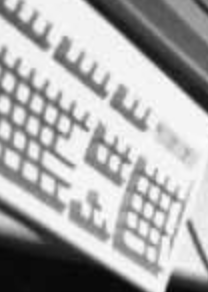
#> input picture workshops/Untitled Folder 1/board.png, 208 x 292 px
$ jupyter execute Untitled.ipynb
#> lines starting #> are read from the running program, lines starting #| are printed output that depends on the picture
[cell 1]
import numpy as np
import cv2 as cv
import matplotlib.pyplot as plt

img1 = cv.imread('board.png',cv.IMREAD_GRAYSCALE)          # queryImage
#> img1 is the input picture: shape (292, 208); min 5, max 254, mean 171.6
img2 = cv.imread('left01.jpg',cv.IMREAD_GRAYSCALE) # trainImage
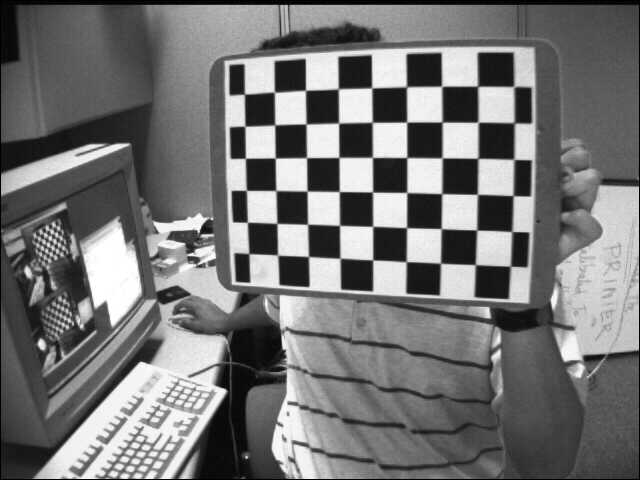
#> input picture workshops/Untitled Folder 1/left01.jpg, 640 x 480 px
#> img2 is the input picture: shape (480, 640); min 0, max 255, mean 116.6

# Initiate SIFT detector
sift = cv.SIFT_create()

# find the keypoints and descriptors with SIFT
kp1, des1 = sift.detectAndCompute(img1,None)
#> kp1 = 274 keypoints; strongest (x, y, size): (103, 252, 16.7), (41, 41, 9.7), (23, 93, 7.8), (51, 114, 7.6)
kp2, des2 = sift.detectAndCompute(img2,None)
#> kp2 = 1570 keypoints; strongest (x, y, size): (390, 105, 21.2), (356, 140, 20.7), (322, 107, 20.3), (356, 209, 20.5)

# BFMatcher with default params
bf = cv.BFMatcher()
matches = bf.knnMatch(des1,des2,k=2)
#> matches = 274 matches

# Apply ratio test
good = []
for m,n in matches:
    if m.distance < 0.75*n.distance:
        good.append([m])
#> after the loop, good = 154 matches

# cv.drawMatchesKnn expects list of lists as matches.
img3 = cv.drawMatchesKnn(img1,kp1,img2,kp2,good,None,flags=cv.DrawMatchesFlags_NOT_DRAW_SINGLE_POINTS)
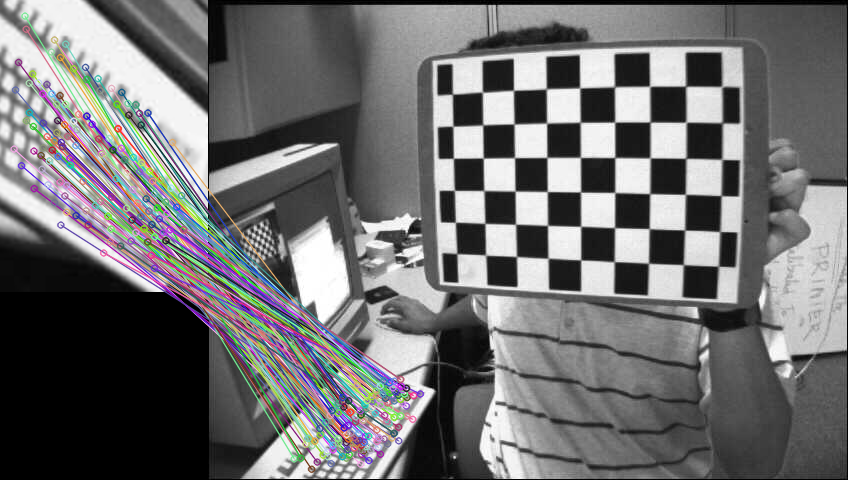
#> img3: shape (480, 848, 3); mean of channels 0, 1, 2 112, 111.2, 111.5; drawn as B, G, R
plt.imshow(img3),plt.show()

[cell 2]
img1 = cv.imread('board.png',cv.IMREAD_GRAYSCALE)          # queryImage
img2 = cv.imread('left01.jpg',cv.IMREAD_GRAYSCALE) # trainImage

# Initiate SIFT detector
sift = cv.SIFT_create()

# find the keypoints and descriptors with SIFT
kp1, des1 = sift.detectAndCompute(img1,None)
kp2, des2 = sift.detectAndCompute(img2,None)

# FLANN parameters
FLANN_INDEX_KDTREE = 1
index_params = dict(algorithm = FLANN_INDEX_KDTREE, trees = 5)
search_params = dict(checks=50)   # or pass empty dictionary
flann = cv.FlannBasedMatcher(index_params,search_params)
matches = flann.knnMatch(des1,des2,k=2)

# Need to draw only good matches, so create a mask
matchesMask = [[0,0] for i in range(len(matches))]
#> matchesMask = 274 pairs, first value 0 to 0, second value 0 to 0

# ratio test as per Lowe's paper
for i,(m,n) in enumerate(matches):
    if m.distance < 0.7*n.distance:
        matchesMask[i]=[1,0]
#> after the loop, matchesMask = 274 pairs, first value 0 to 1, second value 0 to 0
draw_params = dict(matchColor = (0,255,0),
                   singlePointColor = (255,0,0),
                   matchesMask = matchesMask,
                   flags = cv.DrawMatchesFlags_DEFAULT)
#> draw_params = 4 items

img3 = cv.drawMatchesKnn(img1,kp1,img2,kp2,matches,None,**draw_params)
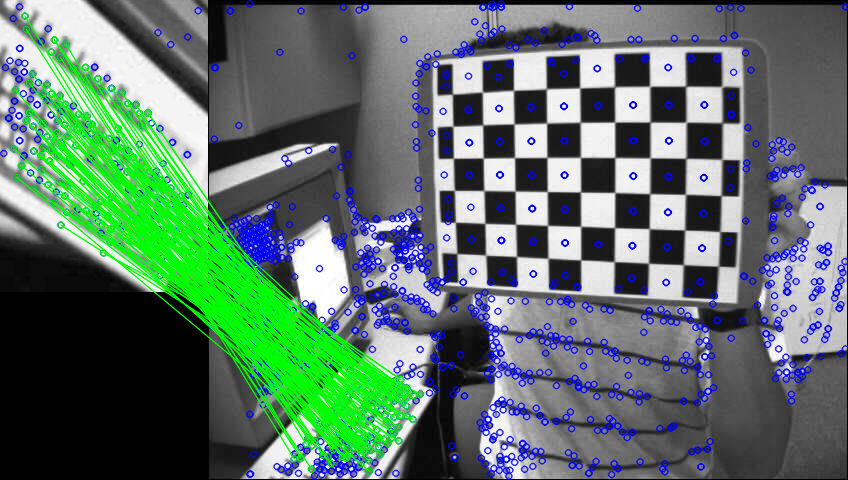
#> img3: shape (480, 848, 3); mean of channels 0, 1, 2 105.9, 115.4, 92.5; drawn as B, G, R

plt.imshow(img3,),plt.show()


# this method is bruteforce
